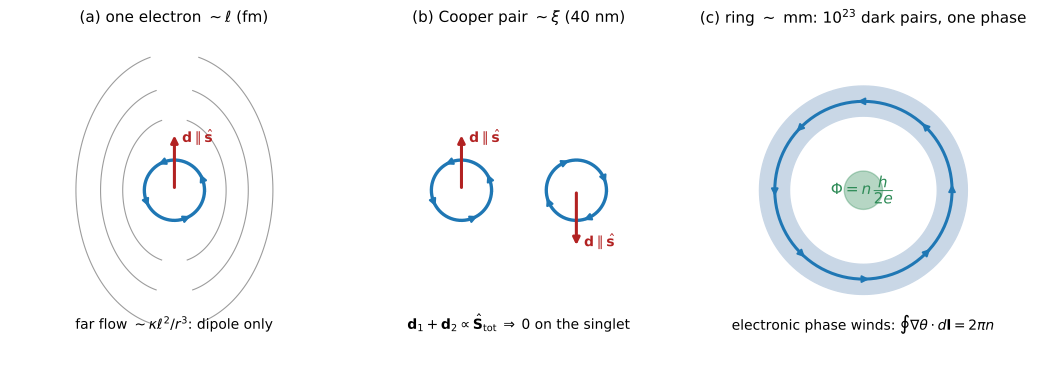

Write Python code to recreate this figure.
"""
Figure: the two condensates and the hierarchy of windings.

Three panels across five orders of magnitude in scale:
  (a) One electron: a closed winding of the VACUUM condensate at the core
      scale, whose far field in the condensate is a dipole along the spin.
  (b) A Cooper pair: two windings with the same handedness and opposite
      spins, so the two dipoles cancel and the pair is dark to the
      condensate's flow channel.
  (c) A superconducting ring: the ELECTRONIC condensate's phase winds by
      2*pi*n around the ring, quantising the trapped flux at h/2e.

Output: fig_sc_two_condensates.pdf (vector, for the monograph figures/ dir).
"""

import numpy as np
import matplotlib

matplotlib.use("Agg")
import matplotlib.pyplot as plt
from matplotlib.patches import FancyArrowPatch, Circle, Annulus

fig, axes = plt.subplots(1, 3, figsize=(10.5, 3.8))

BLUE, RED, GREEN, GREY = "#1f77b4", "#b22222", "#2e8b57", "0.45"


def draw_winding(ax, x0, y0, spin_up=True, r=0.55, colour=BLUE):
    """One closed condensate winding: core ring, circulation arrows, spin axis."""
    th = np.linspace(0, 2 * np.pi, 200)
    ax.plot(x0 + r * np.cos(th), y0 + r * np.sin(th), color=colour, lw=2.4)
    sgn = 1 if spin_up else -1
    for t in np.linspace(0, 2 * np.pi, 4, endpoint=False) + 0.4:
        dx, dy = -np.sin(t) * sgn, np.cos(t) * sgn
        ax.annotate("", xy=(x0 + r * np.cos(t) + 0.14 * dx,
                            y0 + r * np.sin(t) + 0.14 * dy),
                    xytext=(x0 + r * np.cos(t), y0 + r * np.sin(t)),
                    arrowprops=dict(arrowstyle="-|>", color=colour, lw=1.6))
    ax.annotate("", xy=(x0, y0 + sgn * 1.05), xytext=(x0, y0),
                arrowprops=dict(arrowstyle="-|>", color=RED, lw=2.2))
    ax.text(x0 + 0.14, y0 + sgn * 0.95, r"$\mathbf{d}\parallel\hat{\mathbf{s}}$",
            color=RED, fontsize=10, va="center")


# ---- (a) one electron in the vacuum condensate -------------------------
ax = axes[0]
draw_winding(ax, 0, 0, spin_up=True)
# dipolar far-field sketch: a few streamline arcs
for s in (1.05, 1.5, 2.0):
    th = np.linspace(0.25, np.pi - 0.25, 100)
    ax.plot(s * np.sin(th) * 0.9, s * np.cos(th) * 1.25, color=GREY,
            lw=0.8, alpha=0.7)
    ax.plot(-s * np.sin(th) * 0.9, s * np.cos(th) * 1.25, color=GREY,
            lw=0.8, alpha=0.7)
ax.text(0, -2.55, r"far flow $\sim \kappa\ell^{2}/r^{3}$: dipole only",
        ha="center", fontsize=10)
ax.set_title(r"(a) one electron $\sim \ell$ (fm)", fontsize=11)

# ---- (b) the dark pair --------------------------------------------------
ax = axes[1]
draw_winding(ax, -1.05, 0, spin_up=True)
draw_winding(ax, 1.05, 0, spin_up=False)
ax.text(0, -2.55, r"$\mathbf{d}_1+\mathbf{d}_2 \propto \hat{\mathbf{S}}_{\rm tot}"
                  r"\;\Rightarrow\; 0$ on the singlet",
        ha="center", fontsize=10)
ax.set_title(r"(b) Cooper pair $\sim \xi$ (40 nm)", fontsize=11)

# ---- (c) the superconducting ring ---------------------------------------
ax = axes[2]
ax.add_patch(Annulus((0, 0), 1.9, 0.55, color="#c9d7e6", zorder=1))
th = np.linspace(0, 2 * np.pi, 300)
ax.plot(1.62 * np.cos(th), 1.62 * np.sin(th), color=BLUE, lw=2.2, zorder=2)
for t in np.linspace(0, 2 * np.pi, 8, endpoint=False):
    ax.annotate("", xy=(1.62 * np.cos(t) - 0.16 * np.sin(t),
                        1.62 * np.sin(t) + 0.16 * np.cos(t)),
                xytext=(1.62 * np.cos(t), 1.62 * np.sin(t)),
                arrowprops=dict(arrowstyle="-|>", color=BLUE, lw=1.5), zorder=3)
ax.add_patch(Circle((0, 0), 0.35, color=GREEN, alpha=0.35, zorder=2))
ax.text(0, 0, r"$\Phi = n\,\dfrac{h}{2e}$", ha="center", va="center",
        fontsize=11, color=GREEN, zorder=4)
ax.text(0, -2.55, r"electronic phase winds: $\oint\nabla\theta\cdot d\mathbf{l}"
                  r" = 2\pi n$", ha="center", fontsize=10)
ax.set_title(r"(c) ring $\sim$ mm: $10^{23}$ dark pairs, one phase",
             fontsize=11)

for ax in axes:
    ax.set_xlim(-2.9, 2.9)
    ax.set_ylim(-2.9, 2.9)
    ax.set_aspect("equal")
    ax.axis("off")

fig.tight_layout()
fig.savefig("fig_sc_two_condensates.pdf")
print("wrote fig_sc_two_condensates.pdf")
